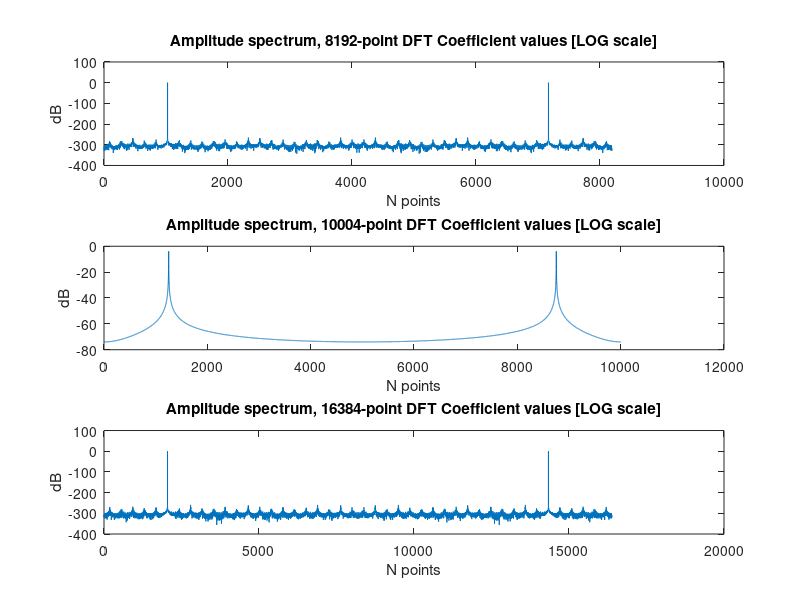

The MATLAB source for this figure:
N1 = 8192;
N2 = 10004;
N3 = 16384;
k1 = 0:N1-1;
k2 = 0:N2-1;
k3 = 0:N3-1;
%n = 0:20000;
n1=0:(N1-1);
n2=0:(N2-1);
n3=0:(N3-1);
x1 = cos(0.25*pi*n1);
x2 = cos(0.25*pi*n2);
x3 = cos(0.25*pi*n3);

w1 = window(@rectwin,N1)';
w2 = window(@rectwin,N2)';
w3 = window(@rectwin,N3)';
%w1 = rectwin(N1);
%w2 = rectwin(N2);
%w3= rectwin(N3);

% Calculate N-point DFT
X1=fft(x1,N1);
X2=fft(x2,N2);
X3=fft(x3,N3);

% Quantity of the Y-axis
L1 = 20*log10(2*abs(X1)/N1);
L2 = 20*log10(2*abs(X2)/N2);
L3 = 20*log10(2*abs(X3)/N3);


%wvtool(rectwin(N1));
%wvtool(rectwin(N2));
%wvtool(rectwin(N3));


% Use plot instead of stem to get continous for the curve. We wanted stem
% In the previous task to see values for specific N points

%Q: Why is the spectrum normalized to 0dB via...
% A: 16384 is a multiple of 8192. Which means that they have same period
% 10004 is not a multiple of either of those and will have a diifrent period. 

%Q: Tones att -300dB?
%A: Matlab error

%Q: Identify wT?
%A: The digital frequency wT, Is a value that expresses 
% how much of a cycle of a sinusoidal wave is represented by a sample
% This value is denoted by f . 
% For example, f = 1/2 means that 2 samples of a digital signal correspond to a sinusoidal cycle.
% 

subplot(3,1,1);
plot(L1);
title('Amplitude spectrum, 8192-point DFT Coefficient values [LOG scale]');
xlabel('N points');
ylabel('dB')

subplot(3,1,2);
plot(L2);
title('Amplitude spectrum, 10004-point DFT Coefficient values [LOG scale]');
xlabel('N points');
ylabel('dB')

subplot(3,1,3);
plot(L3);
title('Amplitude spectrum, 16384-point DFT Coefficient values [LOG scale]');
xlabel('N points');
ylabel('dB')

